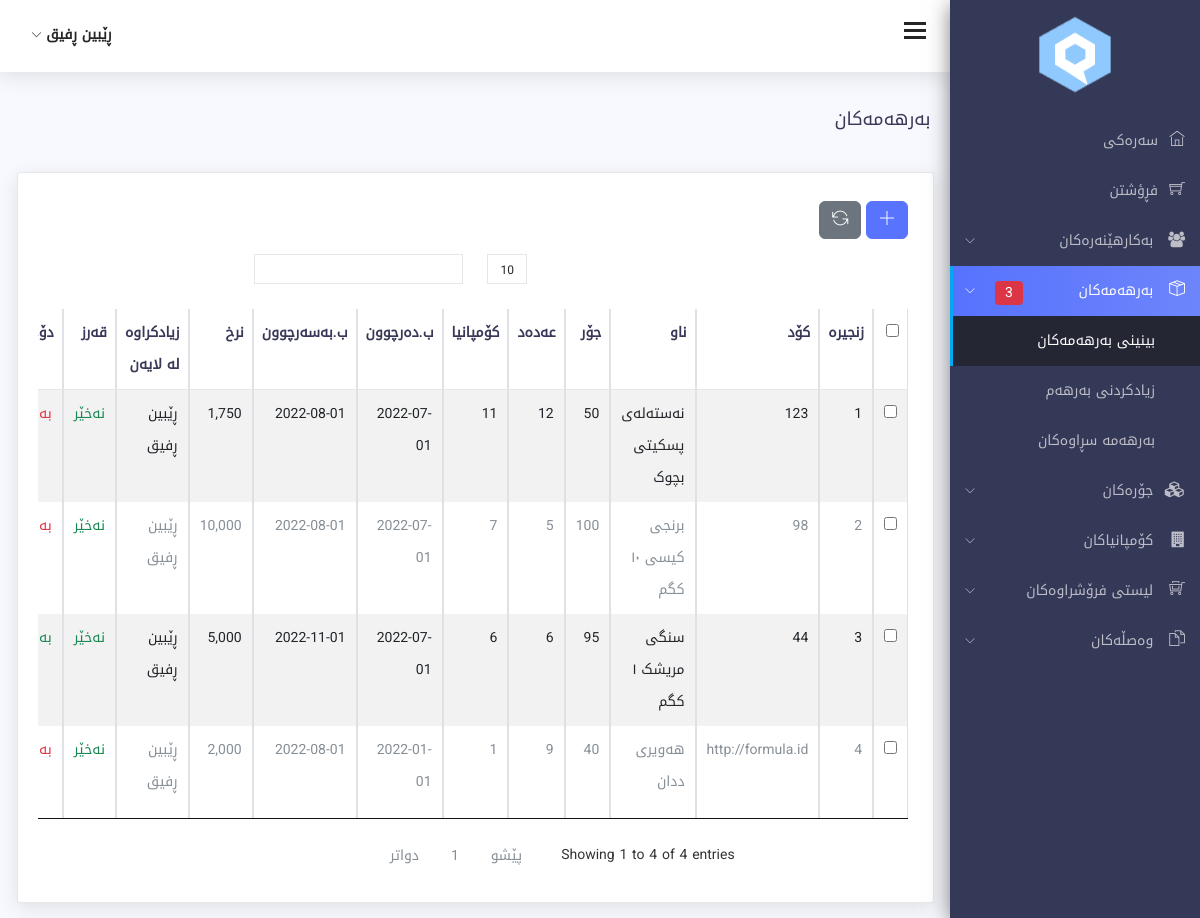
The page /products.php (signed in) on the database as committed earlier.
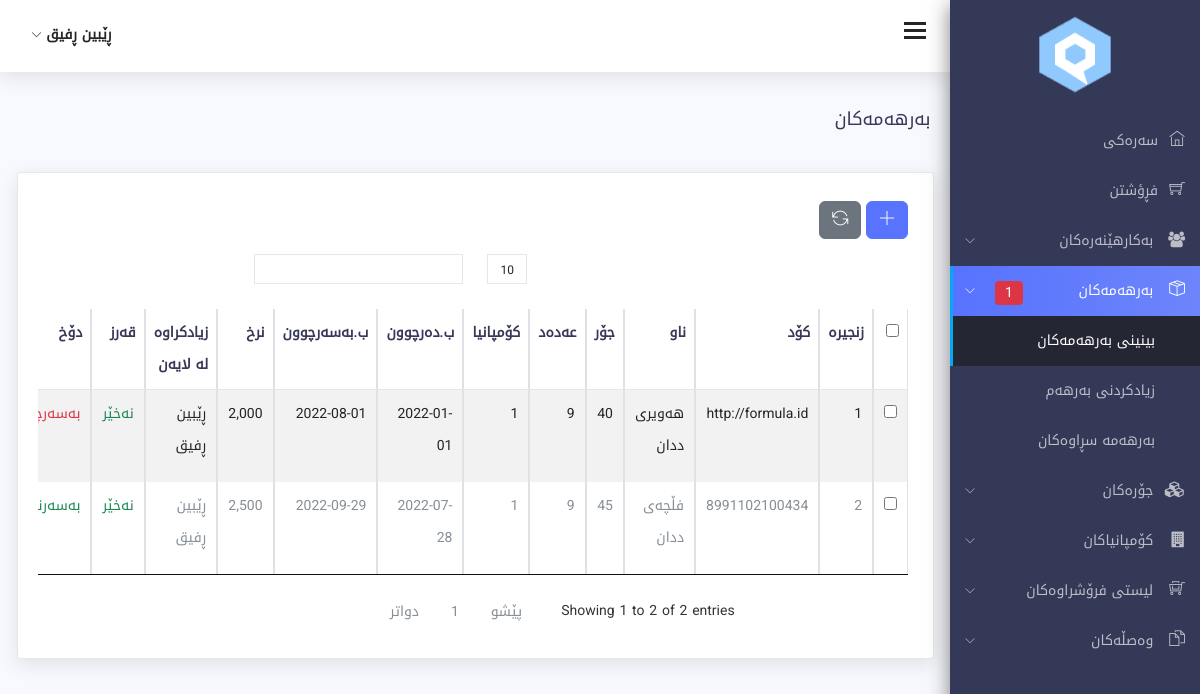
The same page on the database as committed later.
### tables this page shows
CREATE TABLE `products` (
  `id` int(11) NOT NULL,
  `code` varchar(255) NOT NULL,
  `name` varchar(255) NOT NULL,
  `category` int(11) NOT NULL,
  `price` decimal(10,0) NOT NULL,
  `quantity` int(11) NOT NULL,
  `company` int(11) NOT NULL,
  `description` text NOT NULL,
  `manufacture_date` date NOT NULL,
  `expire_date` date NOT NULL,
  `recycle` int(11) NOT NULL DEFAULT 0,
  `addedby` varchar(255) NOT NULL,
  `created_at` datetime NOT NULL,
  `updated_at` datetime NOT NULL
);

CREATE TABLE `users` (
  `id` int(11) NOT NULL,
  `first_name` varchar(255) NOT NULL,
  `last_name` varchar(255) NOT NULL,
  `email` varchar(255) NOT NULL,
  `password` varchar(255) NOT NULL,
  `role` int(11) NOT NULL DEFAULT 2 COMMENT '1 super admin\r\n2 admin\r\n3 cashier',
  `phone` varchar(255) NOT NULL,
  `recycle` int(11) DEFAULT 0,
  `addedby` varchar(255) NOT NULL,
  `image` varchar(255) NOT NULL,
  `type_image` varchar(255) NOT NULL,
  `tmp_image` varchar(255) NOT NULL,
  `size_image` varchar(255) NOT NULL,
  `created_at` datetime NOT NULL,
  `updated_at` datetime NOT NULL
);

### class/database.php (called while the page is built, shortened)
<?php
class Database{
public $connection;
public function open_db_connection(){
    $this->connection=new mysqli(DB_HOST,DB_USER,DB_PASSWORD,DB_NAME);
}
public function query($sql){
    $result=$this->connection->query($sql);
    return $result;
}
}
$db = new Database();
?>

### class/product.php (called while the page is built, shortened)
<?php
class Product extends Db_Object{
    protected static $db_table="products";
    public static function count_expire_product(){
        global $db;
        $sql="SELECT COUNT(*) FROM ".static::$db_table." WHERE expire_date <= NOW() AND recycle=0";
        $result=$db->query($sql);
        $row=mysqli_fetch_array($result);
        return array_shift($row);
    }
}
?>

### class/db_object.php (called while the page is built, shortened)
<?php
class Db_Object{
public static function find_all(){
    return static::find_by_query("SELECT * FROM ".static::$db_table." ");
}
public static function find_by_id($id){
    $the_result_array=static::find_by_query("SELECT * FROM ".static::$db_table." WHERE id='$id' LIMIT 1");
    return !empty($the_result_array) ? array_shift($the_result_array) : false;
}
public static function find_by_query($sql){
    global $db;
    $result_set=$db->query($sql);
    $the_object_array=array();
    while($row=mysqli_fetch_array($result_set)){
        $the_object_array[]=static::instantation($row);
    }
    return $the_object_array;
}
public static function instantation($the_record){
    $the_object=new $calling_class;
    foreach($the_record as $the_attribute => $value){
        if($the_object->has_the_attribute($the_attribute)){
            $the_object->$the_attribute=$value;
        }
    }
    return $the_object;
}
private function has_the_attribute($the_attribute){
    $the_properties=get_object_vars($this);
    return array_key_exists($the_attribute,$the_properties);
}
}
?>

### products.php (the view, shortened to what the changed rows need)
<?php include 'includes/header.php'; ?>
<?php include 'includes/sidebar.php'; ?>
<?php include 'includes/top_header.php'; ?>
<div class="content-wrap">
        <div class="main">
            <div class="container-fluid">
                <div class="row">
                    <div class="col-lg-8 p-r-0 title-margin-right">
                        <div class="page-header">
                            <div class="page-title">
                                <h1>بەرهەمەکان</h1>
                            </div>
                        </div>
                    </div>
                </div>
                <section id="main-content">
                    <div class="row">
                        <div class="col-lg-12">
                            <div class="card">
                                <div class="bootstrap-data-table-panel">
                                    <div class="table-responsive">
                                        <div class="row">
                                            <div class="col-lg-3">
                                            </div>
                                        </div>
                                        <table class="table table-striped table-bordered" id="bootstrap-data-table">
                                            <thead>
                                                <tr>
                                                    <th>
                                                    <input type="checkbox" id="checkall">
                                                    </th>
                                                    <th>زنجیرە</th>
                                                    <th>کۆد</th>
                                                    <th>ناو</th>
                                                    <th>جۆر</th>
                                                    <th>عەدەد</th>
                                                    <th>کۆمپانیا</th>
                                                    <th>ب.دەرچوون</th>
                                                    <th>ب.بەسەرچوون</th>
                                                    <th>نرخ</th>
                                                    <th>زیادکراوە لە لایەن</th>
                                                    <th> قەرز </th>
                                                    <th> دۆخ </th>
                                                </tr>
                                            </thead>
                                            <tbody>
                                                <?php
                                                $products = Product::find_all();
                                                $a=1;
                                                foreach($products as $product){
                                                    if($product->recycle==0){
                                                ?>
                                                <tr id="tr_product_<?php echo $product->id; ?>">
                                                    <td>
                                                        <input type="checkbox"
                                                        id="sel"
                                                        class="checkitem"
                                                        name="sel[]"
                                                        value="<?php
                                                        echo $product->id; ?>">
                                                    </td>
                                                    <td><?php echo $a++; ?></td>
                                                    <td><?php echo htmlentities($product->code,ENT_QUOTES,'UTF-8'); ?></td>
                                                    <td><?php echo htmlentities($product->name,ENT_QUOTES,'UTF-8'); ?></td>
                                                    <td><?php echo htmlentities($product->quantity,ENT_QUOTES,'UTF-8'); ?></td>
                                                    <td><?php echo htmlentities($product->category,ENT_QUOTES,'UTF-8'); ?></td>
                                                    <td><?php echo htmlentities($product->company,ENT_QUOTES,'UTF-8'); ?></td>
                                                    <td><?php echo htmlentities($product->manufacture_date,ENT_QUOTES,'UTF-8'); ?></td>
                                                    <td><?php echo htmlentities($product->expire_date,ENT_QUOTES,'UTF-8'); ?></td>
                                                    <td><?php echo htmlentities(number_format($product->price,0),ENT_QUOTES,'UTF-8'); ?></td>
                                                    <td><?php
                                                        $addedby=User::find_by_id($product->addedby);
                                                        echo htmlentities($addedby->first_name.' '.$addedby->last_name,ENT_QUOTES,'UTF-8');
                                                    ?></td>
                                                    <td>
                                                        <?php
                                                        if($product->debt==0){
                                                            echo '<span class="text-success">نەخێر</span>';
                                                        }else{
                                                            echo '<span class="text-warning">بەڵێ</span>';
                                                        }
                                                        ?>
                                                    </td>
                                                    <td>
                                                        <?php
                                                            $tody=date('Y-m-d');
                                                            $expire_date=date('Y-m-d',strtotime($product->expire_date));
                                                            if($tody>=$expire_date){
                                                                echo '<span class="text-danger">بەسەرچووە</span>';
                                                            }else{
                                                                echo '<span class="text-success">بەسەرنەچووە</span>';
                                                            }
                                                        ?>
                                                    </td>
                                                </tr>
                                                <?php } } ?>
                                            </tbody>
                                        </table>
                                    </div>
                                </div>
                            </div>
                        </div>
                    </div>
                </div>
                </div>
                </div>
<?php include('includes/footer.php'); ?>

### includes/sidebar.php (shortened to what the changed rows need)
	<div class="sidebar sidebar-hide-to-small sidebar-shrink sidebar-gestures">
	<div class="nano">
	<div class="nano-content">
	<ul>
	<li><a class="sidebar-sub-toggle"><i class="ti-package"></i> بەرهەمەکان
	<?php
	$product =Product::count_expire_product();
	if($product>0){
		echo '<span class="badge badge-danger">'.$product.'</span>';
	}else{
		echo '';
	}
?>
	<span class="sidebar-collapse-icon ti-angle-down"></span>
	</a>
	</li>
	</ul>
	</div>
	</div>
</div>

### includes/top_header.php (shortened to what the changed rows need)
<div class="header">
    <div class="container-fluid">
        <div class="row">
            <div class="col-lg-12">
                <div class="float-end">
                    <div class="dropdown dib">
                        <div class="header-icon" data-toggle="dropdown">
                            <span class="user-avatar">
                                <?php
                                $user=User::find_by_id($_SESSION['user_id']);
                                echo $user->first_name . " " . $user->last_name;
                                ?>
                                <i class="ti-angle-down f-s-10"></i>
                            </span>
                        </div>
                        </div>
                </div>
            </div>
        </div>
    </div>
</div>

Rows that differ between the two databases and show on the page:
removed products: code "123", name "نەستەلەی پسکیتی بچوک", quantity "50", category "12", company "11", manufacture_date "2022-07-01", expire_date "2022-08-01", price "1,750", $addedby->first_name.' '.$addedby->last_name "ڕێبین ڕفیق", debt "نەخێر", shows "بەسەرچووە"
removed products: code "98", name "برنجی کیسی ١٠ کگم", quantity "100", category "5", company "7", manufacture_date "2022-07-01", expire_date "2022-08-01", price "10,000", $addedby->first_name.' '.$addedby->last_name "ڕێبین ڕفیق", debt "نەخێر", shows "بەسەرچووە"
removed products: code "44", name "سنگی مریشک ١ کگم", quantity "95", category "6", company "6", manufacture_date "2022-07-01", expire_date "2022-11-01", price "5,000", $addedby->first_name.' '.$addedby->last_name "ڕێبین ڕفیق", debt "نەخێر", shows "بەسەرنەچووە"
added products: code "8991102100434", name "فڵچەی ددان", quantity "45", category "9", company "1", manufacture_date "2022-07-28", expire_date "2022-09-29", price "2,500", $addedby->first_name.' '.$addedby->last_name "ڕێبین ڕفیق", debt "نەخێر", shows "بەسەرنەچووە"
Other text that changed with them:
$product: "3" → "1"
text written by a page script: "Showing 1 to 4 of 4 entries پێشو 1 دواتر" → "Showing 1 to 2 of 2 entries پێشو 1 دواتر"
